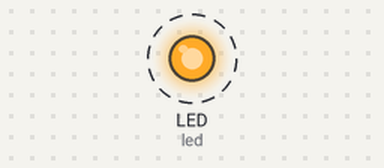
Simulated run of this program. Board: CircuitPython board. Shown: output pins drawn as LEDs (lit = HIGH). Dashed ring = blinking. USB keyboard and mouse output is not drawn. At 4.2 s the program ends and the board releases its pins; the recording ends there.

Above: at 0.2 s.
Timing chart, 0 to 3.0 s (numbered marks = the images above):
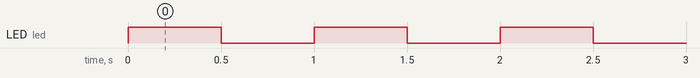

The program:

standard_sequence.py
```python
import time
import usb_hid
from adafruit_hid.keyboard import Keyboard
import digitalio
import board
from adafruit_hid.keyboard_layout_us import KeyboardLayoutUS

keyboard = Keyboard(usb_hid.devices)
k_util = KeyboardLayoutUS(keyboard)

def press(keycode_input):
    keyboard.press(keycode_input)
    time.sleep(0.15)
    keyboard.release(keycode_input)

def handle_sequence(array):
    for action in array:
        if isinstance(action, int):
            time.sleep(action / 1000)
        else:
            k_util.write(action)

## Startup Sequence
led = digitalio.DigitalInOut(board.LED)
led.direction = digitalio.Direction.OUTPUT
for i in range(6):
    led.value = not led.value
    time.sleep(0.5)
led.value = True


handle_sequence(["field1", 200, "\t\t\t\t", 300, "\n", 200, "field2", 200, "\n"])
```

Measured:
- by itself, LED (led): alternates HIGH for 0.50 s and LOW for 0.50 s, 7 changes in all, then stays HIGH
